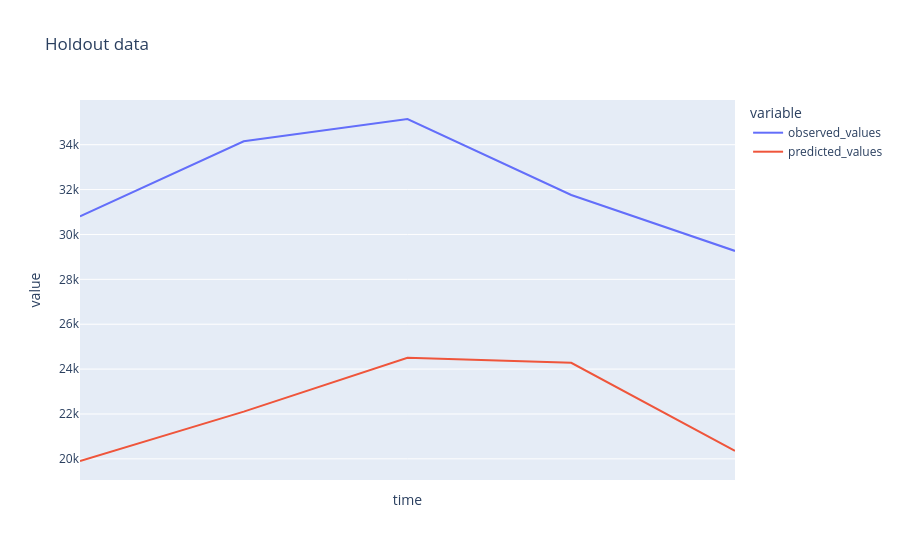

Notebook code cell kept with this figure:
### Markdown cell above
### Holdout data visualization

### Code cell
visualization = pipeline_details["visualization"]["holdout"]
holdout_dates = visualization["time"]
holdout_predictions = visualization["predicted_values"][0]
holdout_observed_values = visualization["observed_values"][0]
holdout_df = pd.DataFrame(
    {
        "time": holdout_dates,
        "observed_values": holdout_observed_values,
        "predicted_values": holdout_predictions,
    }
)
fig = px.line(
    holdout_df,
    x="time",
    y=holdout_df.columns,
    hover_data={"time": "|%B %d, %Y"},
    title="Holdout data",
)
fig.update_xaxes(dtick="M1", tickformat="%b\n%Y")
fig.show()

### Figure 1 — Plotly figure (JSON) as saved in the notebook; plotly's stock layout.template omitted (floating-point values rounded to 4 significant figures)
{"data": [{"hovertemplate": "variable=observed_values<br>time=%{x|%B %d, %Y}<br>value=%{y}<extra></extra>", "legendgroup": "observed_values", "line": {"color": "#636efa", "dash": "solid"}, "marker": {"symbol": "circle"}, "mode": "lines", "name": "observed_values", "orientation": "v", "showlegend": true, "type": "scatter", "x": ["2021-03-24", "2021-03-25", "2021-03-26", "2021-03-27", "2021-03-28"], "xaxis": "x", "y": [30800.0, 34150.0, 35140.0, 31760.0, 29270.0], "yaxis": "y"}, {"hovertemplate": "variable=predicted_values<br>time=%{x|%B %d, %Y}<br>value=%{y}<extra></extra>", "legendgroup": "predicted_values", "line": {"color": "#EF553B", "dash": "solid"}, "marker": {"symbol": "circle"}, "mode": "lines", "name": "predicted_values", "orientation": "v", "showlegend": true, "type": "scatter", "x": ["2021-03-24", "2021-03-25", "2021-03-26", "2021-03-27", "2021-03-28"], "xaxis": "x", "y": [19900.0, 22110.0, 24500.0, 24280.0, 20360.0], "yaxis": "y"}], "layout": {"legend": {"title": {"text": "variable"}, "tracegroupgap": 0}, "title": {"text": "Holdout data"}, "xaxis": {"anchor": "y", "domain": [0, 1], "dtick": "M1", "tickformat": "%b\n%Y", "title": {"text": "time"}}, "yaxis": {"anchor": "x", "domain": [0, 1], "title": {"text": "value"}}}}
